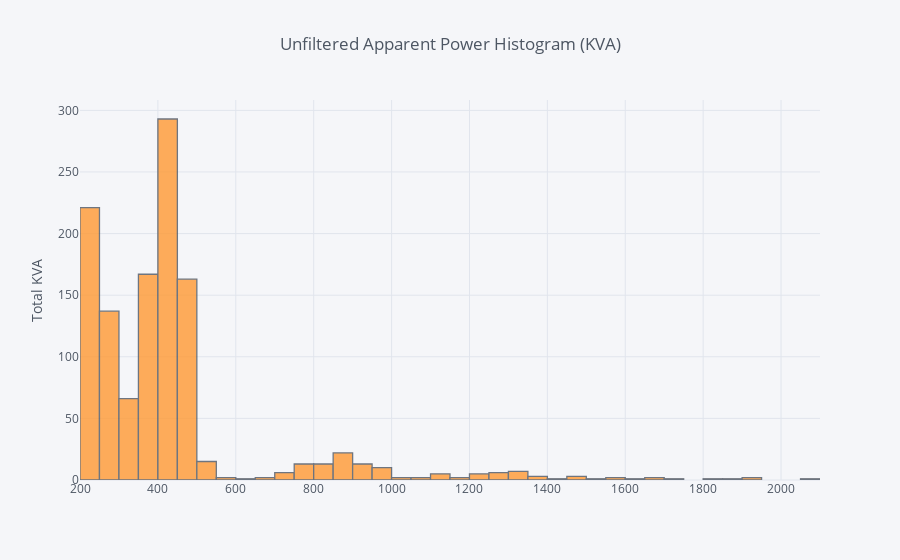

Notebook cell for this chart:
### Code cell
ufResults['KVA'].iplot(kind='histogram', yTitle='Total KVA', title='Unfiltered Apparent Power Histogram (KVA)')

### Figure 1 — Plotly figure (JSON) as saved in the notebook; plotly's stock layout.template omitted (floating-point values rounded to 4 significant figures; data arrays with more than 128 entries replaced by an {"elided": "..."} marker saying what was removed)
{"data": [{"histfunc": "count", "histnorm": "", "marker": {"color": "rgba(255, 153, 51, 1.0)", "line": {"color": "#4D5663", "width": 1.3}}, "name": "KVA", "opacity": 0.8, "orientation": "v", "type": "histogram", "uid": "70fcb925-29ae-464a-a637-8b0d9cf4e929", "x": {"elided": "1192 float values"}}], "layout": {"barmode": "overlay", "legend": {"bgcolor": "#F5F6F9", "font": {"color": "#4D5663"}}, "paper_bgcolor": "#F5F6F9", "plot_bgcolor": "#F5F6F9", "title": {"font": {"color": "#4D5663"}, "text": "Unfiltered Apparent Power Histogram (KVA)"}, "xaxis": {"gridcolor": "#E1E5ED", "showgrid": true, "tickfont": {"color": "#4D5663"}, "title": {"font": {"color": "#4D5663"}, "text": ""}, "zerolinecolor": "#E1E5ED"}, "yaxis": {"gridcolor": "#E1E5ED", "showgrid": true, "tickfont": {"color": "#4D5663"}, "title": {"font": {"color": "#4D5663"}, "text": "Total KVA"}, "zerolinecolor": "#E1E5ED"}}}
